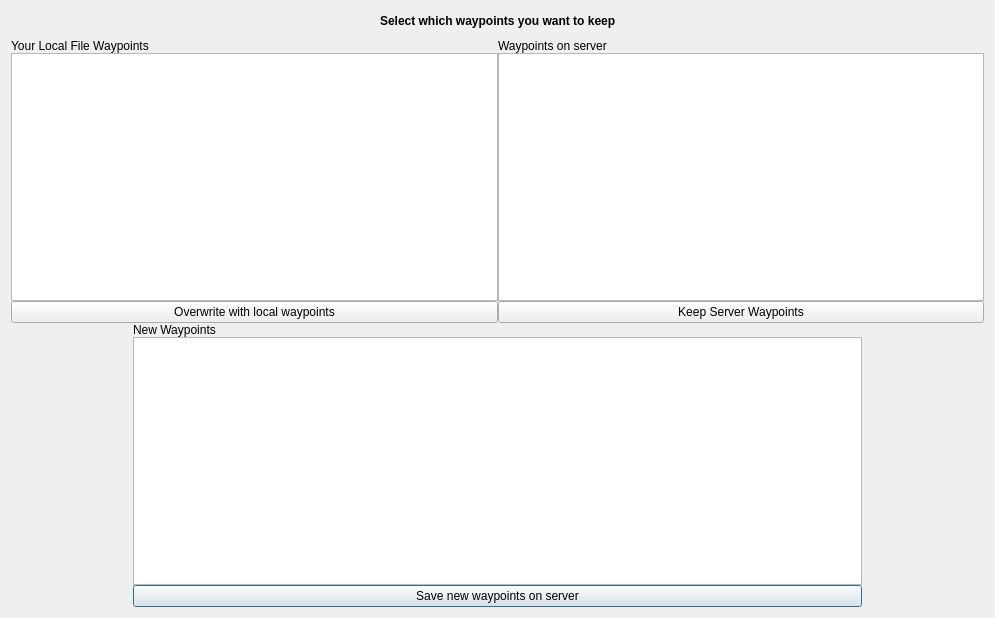
<?xml version="1.0" encoding="UTF-8"?>
<ui version="4.0">
 <class>MergeWaypointsDialog</class>
 <widget class="QDialog" name="MergeWaypointsDialog">
  <property name="geometry">
   <rect>
    <x>0</x>
    <y>0</y>
    <width>995</width>
    <height>618</height>
   </rect>
  </property>
  <property name="windowTitle">
   <string>Save Waypoints to Server</string>
  </property>
  <layout class="QGridLayout" name="gridLayout">
   <item row="0" column="0">
    <layout class="QVBoxLayout" name="verticalLayout_4">
     <property name="spacing">
      <number>0</number>
     </property>
     <item>
      <layout class="QHBoxLayout" name="horizontalLayout_2">
       <property name="bottomMargin">
        <number>8</number>
       </property>
       <item>
        <spacer name="horizontalSpacer">
         <property name="orientation">
          <enum>Qt::Horizontal</enum>
         </property>
         <property name="sizeHint" stdset="0">
          <size>
           <width>40</width>
           <height>20</height>
          </size>
         </property>
        </spacer>
       </item>
       <item>
        <widget class="QLabel" name="label_4">
         <property name="font">
          <font>
           <weight>75</weight>
           <bold>true</bold>
          </font>
         </property>
         <property name="text">
          <string>Select which waypoints you want to keep</string>
         </property>
         <property name="margin">
          <number>0</number>
         </property>
        </widget>
       </item>
       <item>
        <spacer name="horizontalSpacer_2">
         <property name="orientation">
          <enum>Qt::Horizontal</enum>
         </property>
         <property name="sizeHint" stdset="0">
          <size>
           <width>40</width>
           <height>20</height>
          </size>
         </property>
        </spacer>
       </item>
      </layout>
     </item>
     <item>
      <layout class="QHBoxLayout" name="horizontalLayout">
       <property name="spacing">
        <number>0</number>
       </property>
       <item>
        <layout class="QVBoxLayout" name="verticalLayout">
         <property name="spacing">
          <number>0</number>
         </property>
         <item>
          <widget class="QLabel" name="label">
           <property name="text">
            <string>Your Local File Waypoints</string>
           </property>
          </widget>
         </item>
         <item>
          <widget class="QTableView" name="localWaypointsTable">
           <property name="editTriggers">
            <set>QAbstractItemView::NoEditTriggers</set>
           </property>
           <property name="selectionMode">
            <enum>QAbstractItemView::MultiSelection</enum>
           </property>
           <property name="selectionBehavior">
            <enum>QAbstractItemView::SelectRows</enum>
           </property>
          </widget>
         </item>
         <item>
          <widget class="QPushButton" name="overwriteBtn">
           <property name="enabled">
            <bool>true</bool>
           </property>
           <property name="toolTip">
            <string>Overwrite server data with local waypoints</string>
           </property>
           <property name="text">
            <string>Overwrite with local waypoints</string>
           </property>
           <property name="autoDefault">
            <bool>false</bool>
           </property>
          </widget>
         </item>
        </layout>
       </item>
       <item>
        <layout class="QVBoxLayout" name="verticalLayout_2">
         <property name="spacing">
          <number>0</number>
         </property>
         <item>
          <widget class="QLabel" name="label_2">
           <property name="text">
            <string>Waypoints on server</string>
           </property>
          </widget>
         </item>
         <item>
          <widget class="QTableView" name="serverWaypointsTable">
           <property name="editTriggers">
            <set>QAbstractItemView::NoEditTriggers</set>
           </property>
           <property name="selectionMode">
            <enum>QAbstractItemView::MultiSelection</enum>
           </property>
           <property name="selectionBehavior">
            <enum>QAbstractItemView::SelectRows</enum>
           </property>
          </widget>
         </item>
         <item>
          <widget class="QPushButton" name="keepServerBtn">
           <property name="toolTip">
            <string>Keep the server waypoints</string>
           </property>
           <property name="text">
            <string>Keep Server Waypoints</string>
           </property>
           <property name="autoDefault">
            <bool>false</bool>
           </property>
          </widget>
         </item>
        </layout>
       </item>
      </layout>
     </item>
     <item>
      <layout class="QHBoxLayout" name="horizontalLayout_3" stretch="1,6,1">
       <property name="spacing">
        <number>0</number>
       </property>
       <item>
        <spacer name="horizontalSpacer_3">
         <property name="orientation">
          <enum>Qt::Horizontal</enum>
         </property>
         <property name="sizeHint" stdset="0">
          <size>
           <width>40</width>
           <height>20</height>
          </size>
         </property>
        </spacer>
       </item>
       <item>
        <layout class="QVBoxLayout" name="verticalLayout_3">
         <property name="spacing">
          <number>0</number>
         </property>
         <item>
          <widget class="QLabel" name="label_3">
           <property name="text">
            <string>New Waypoints</string>
           </property>
          </widget>
         </item>
         <item>
          <widget class="QTableView" name="mergedWaypointsTable">
           <property name="acceptDrops">
            <bool>true</bool>
           </property>
           <property name="editTriggers">
            <set>QAbstractItemView::NoEditTriggers</set>
           </property>
           <property name="dragEnabled">
            <bool>true</bool>
           </property>
           <property name="dragDropOverwriteMode">
            <bool>false</bool>
           </property>
           <property name="dragDropMode">
            <enum>QAbstractItemView::InternalMove</enum>
           </property>
           <property name="selectionMode">
            <enum>QAbstractItemView::SingleSelection</enum>
           </property>
           <property name="selectionBehavior">
            <enum>QAbstractItemView::SelectRows</enum>
           </property>
          </widget>
         </item>
         <item>
          <widget class="QPushButton" name="saveBtn">
           <property name="toolTip">
            <string>Save the new merged waypoints to the server</string>
           </property>
           <property name="text">
            <string>Save new waypoints on server</string>
           </property>
          </widget>
         </item>
        </layout>
       </item>
       <item>
        <spacer name="horizontalSpacer_4">
         <property name="orientation">
          <enum>Qt::Horizontal</enum>
         </property>
         <property name="sizeHint" stdset="0">
          <size>
           <width>40</width>
           <height>20</height>
          </size>
         </property>
        </spacer>
       </item>
      </layout>
     </item>
    </layout>
   </item>
  </layout>
 </widget>
 <resources/>
 <connections/>
</ui>
